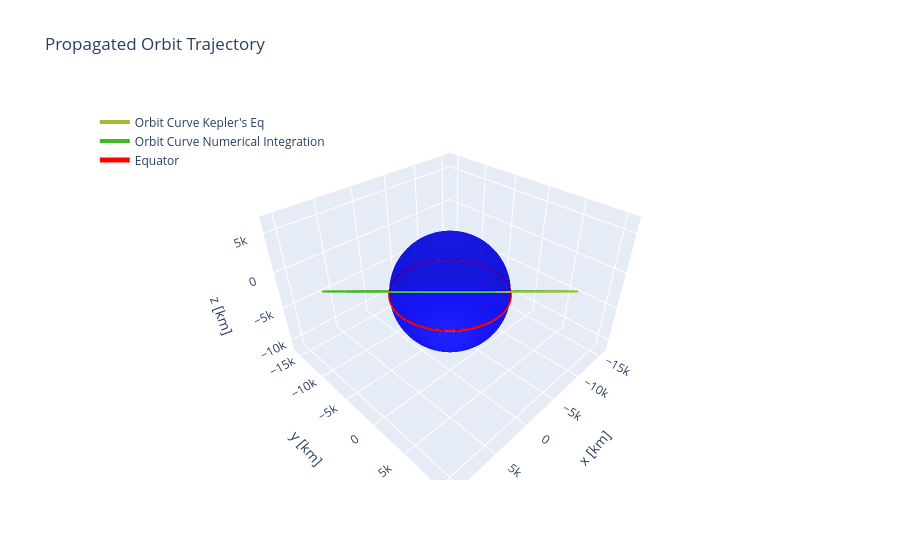

Source (notebook cell):
### Code cell
gr.plot_eph_pos_vector_listeph(ephemerides[0:4],legend_values=legend_values[0:4],earth=True)

### Figure 1 — Plotly figure (JSON) as saved in the notebook; plotly's stock layout.template omitted (floating-point values rounded to 4 significant figures; data arrays with more than 128 entries replaced by an {"elided": "..."} marker saying what was removed)
{"data": [{"line": {"color": "#a2bd2e", "width": 4}, "mode": "lines", "name": "Orbit Curve Kepler's Eq", "type": "scatter3d", "x": {"elided": "597 float values"}, "y": {"elided": "597 float values"}, "z": {"elided": "597 float values"}}, {"line": {"color": "#44b727", "width": 4}, "mode": "lines", "name": "Orbit Curve Numerical Integration", "type": "scatter3d", "x": {"elided": "597 float values"}, "y": {"elided": "597 float values"}, "z": {"elided": "597 float values"}}, {"colorscale": [[0, "blue"], [1, "blue"]], "name": "Earth", "opacity": 0.7, "showscale": false, "type": "surface", "x": {"elided": "100x100 float values"}, "y": {"elided": "100x100 float values"}, "z": {"elided": "100x100 float values"}}, {"line": {"color": "red", "width": 5}, "mode": "lines", "name": "Equator", "type": "scatter3d", "x": {"elided": "500 float values"}, "y": {"elided": "500 float values"}, "z": {"elided": "500 float values"}}], "layout": {"legend": {"x": 0.02, "y": 0.98}, "scene": {"xaxis": {"title": {"text": "x [km]"}}, "yaxis": {"title": {"text": "y [km]"}}, "zaxis": {"title": {"text": "z [km]"}}}, "title": {"text": "Propagated Orbit Trajectory"}}}
